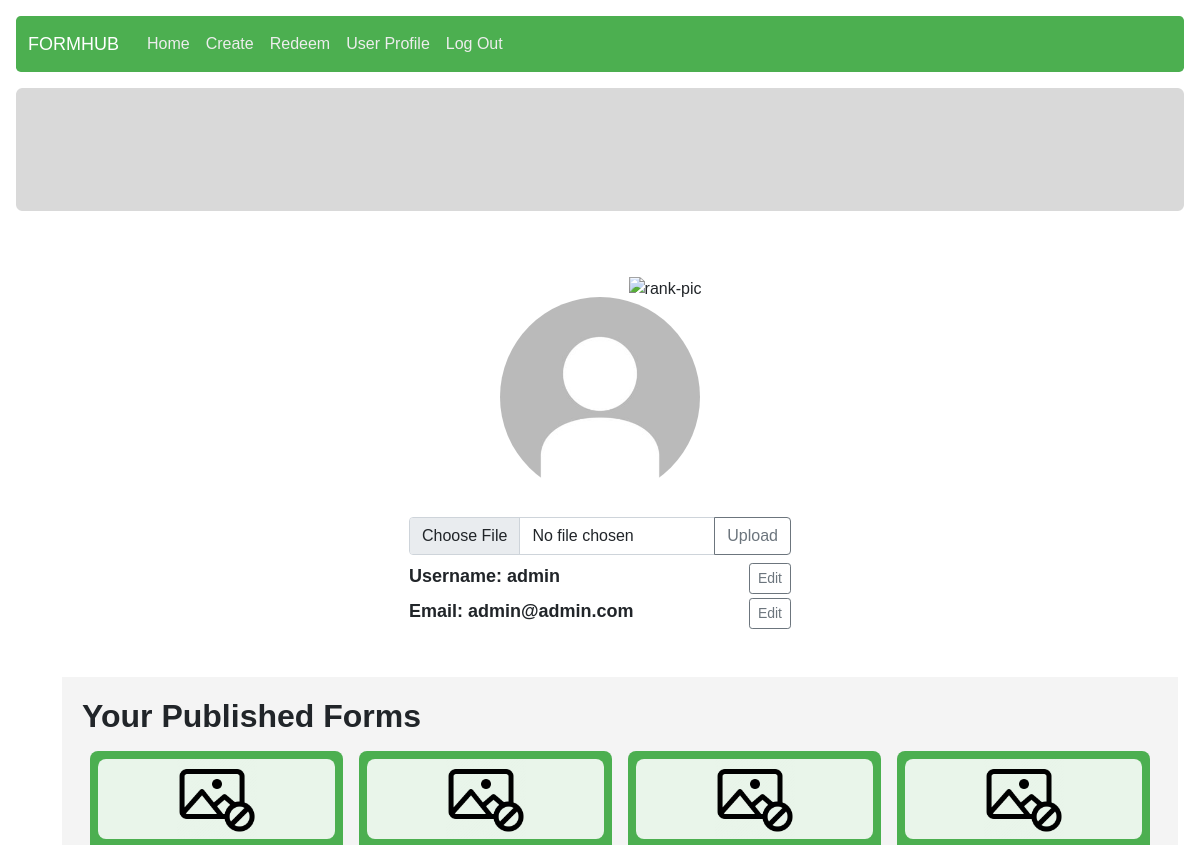
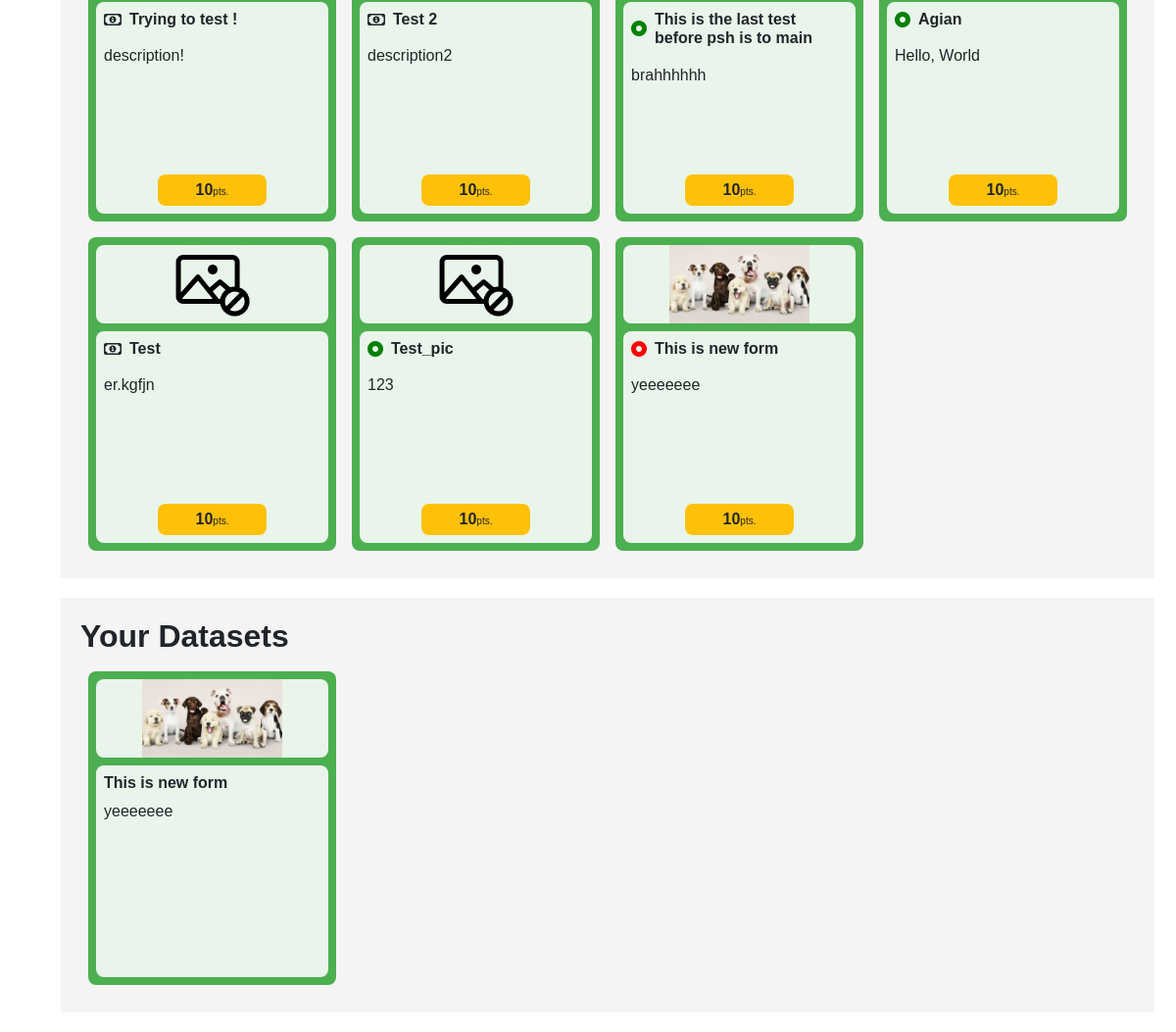
The page /account/ (signed in) on the database its author committed (2 pictures, top to bottom).
### authentication/models.py (models this page shows, shortened)
class User(AbstractUser):
    student_id = models.CharField(max_length = 10, null = True)
    profile_img = models.ImageField(
        upload_to="static/userprofile/imgs",
        null = True,
        default = "static/userprofile/imgs/default.jpg")

### form_management/models.py (models this page shows, shortened)
class Form(models.Model):
    owner = models.ForeignKey(User, on_delete = models.CASCADE)
    form_name = models.CharField(max_length = 125)
    description = models.CharField(max_length = 1000)
    category = models.ForeignKey(Category, on_delete = models.CASCADE, null = True)
    design = models.JSONField()
    creation_timestamp = models.DateTimeField(auto_now_add = True)
    publish_timestamp = models.DateTimeField(null = True)
    is_open = models.BooleanField(default = False)
    is_sale = models.BooleanField(default = False)
    form_point = models.ForeignKey(Point, on_delete = models.CASCADE, related_name="form_point")
    form_selling_point = models.ForeignKey(Point, on_delete = models.CASCADE, null = True, blank = True, related_name="form_selling_point")
    form_pic = models.ImageField(
        upload_to="static/form_management/imgs",
        null = True,
        default = "static/form_management/imgs/no-pic.png")

class Point(models.Model):
    form_size = models.CharField(max_length = 2)
    context = models.CharField(max_length = 3, null = True, blank = True, choices = POINT_CONTEXT) # SEL = Selling, ANS = answering
    point = models.IntegerField()
    description = models.CharField(max_length = 50, null = True, blank = True)
    lower_bound = models.IntegerField()
    upper_bound = models.IntegerField()

### userprofile/views.py (the view)
# urls.py: path("", views.index, name="index"),
@login_required
def index(request):
    user = User.objects.get(pk = request.user.id)
    user_forms = Form.objects.filter(owner = user)
    responses = PointTransaction.objects.filter(user_id = user)
    num_responses = len(responses)
    if num_responses >= 50:
        rank = 'https://icons.iconarchive.com/icons/iconarchive/badge-trophy/256/Badge-Trophy-21-icon.png'
    elif num_responses >= 25:
        rank = 'https://icons.iconarchive.com/icons/iconarchive/badge-trophy/256/Badge-Trophy-Diamond-4-icon.png'
    else:
        rank = 'https://icons.iconarchive.com/icons/iconarchive/badge-trophy/256/Badge-Trophy-Rubin-2-icon.png'
    dataset_transaction = PointTransaction.objects.filter(user_id=user, point__lt = 0)
    user_datasets = Form.objects.filter(id__in = dataset_transaction)
    return render(request, "userprofile/index.html", {
        "user_profile": user,
        "user_forms": user_forms,
        "rank": rank,
        "user_datasets": user_datasets,
        "form_section_title": "Your Published Forms"
    })

### templates/userprofile/index.html (shortened to what this page needs)
{% extends "layout.html" %}
{% load static %}
{% block extra_css %}
    <link rel="stylesheet" href="{% static 'userprofile/userprofile.css' %}">
    <link rel="stylesheet" href="{% static 'answering/index.css' %}">
{% endblock %}
{% block body %}
<div class="container" id ="profile">
    <div class="container mb-5" id="user-prof">
        <div class="container" style="display: flex; flex-direction: column; align-items: center;">
            <img style="height: 70px; width: auto;" src="{{ rank }}" alt="rank-pic" id="rank-pic">
            <img id="prof-pic" src="/{{ user_profile.profile_img }}" >
            {% if user_profile.username == user.username %}
                <div class="input-group">
                    <input type="file" class="form-control" id="fileupload" aria-describedby="inputGroupFileAddon04" aria-label="Upload">
                    <button class="btn btn-outline-secondary" type="button" id="inputGroupFileAddon04" onclick="uploadFile()">Upload</button>
                </div>
            {% endif %}
        </div>
        <div class="basics container my-2" id="your-rank">
            <div class="basic-info d-flex justify-content-between mb-1">
                <div id="acct_name">Username: {{ user_profile.username }}</div>
                {% if user_profile.username == user.username %}
                    <button type="button" class="btn btn-outline-secondary btn-sm edit-button" id="edit-acct-name">Edit</button>
                {% endif %}
            </div>
            <div class="basic-info d-flex justify-content-between mb-1">
                <div id="email">Email: {{ user_profile.email }}</div>
                {% if user_profile.username == user.username %}
                    <button type="button" class="btn btn-outline-secondary btn-sm edit-button" id="edit-mail">Edit</button>
                {% endif %}
            </div>
        </div>
    </div>
    <div class="container" id="user-prof-forms">
        <h2><strong>{{ form_section_title }}</strong></h2>
        <div class="all-forms d-flex flex-row flex-wrap">
            {% for form in user_forms %}
                <div class="form-card p-2 d-flex flex-column col-sm-6 col-md-4 col-lg-3" data-code="{{ form.id }}">
                    <div class="form p-2 d-flex flex-column">
                        <div class="img-container d-flex justify-content-center">
                            <img data-code="{{ form.id }}" src="/{{ form.form_pic }}" alt="no-photo">
                        </div>
                        <div class="form-meta-data mt-2 p-2">
                            <div class="header d-flex align-items-center mb-3">
                                {% if form.owner.username == user.username %}
                                    {% if not form.is_sale %}
                                        <i class="fa-solid fa-circle-dot status me-2 {% if form.is_open %} active {% else %} closed {% endif %}"></i>
                                    {% else %}
                                        <i class="fa-regular fa-money-bill-1 status me-2"></i>
                                    {% endif %}
                                {% endif %}
                                <h6 class="form-name my-0">{{ form.form_name }}</h6>
                            </div>
                            <div class="description">
                                {{ form.description }}
                            </div>
                            <div class="bottom-section mt-auto p-1">
                                <span class="point">{{ form.form_point.point }}</span><span class="unit">pts.</span>
                            </div>
                        </div>
                    </div>
                </div>
            {% empty %}
                <h3>No form</h3>
            {% endfor %}
        </div>
    </div>
    {% if user_profile.username == user.username and user_datasets %}
        <div class="container" id="user-prof-forms">
            <h2><strong>Your Datasets</strong></h2>
            <div class="all-forms d-flex flex-row flex-wrap">
                {% for dataset in user_datasets %}
                    <div class="form-card p-2 d-flex flex-column col-sm-6 col-md-4 col-lg-3" data-code="{{ form.id }}">
                        <div class="form p-2 d-flex flex-column">
                            <div class="img-container d-flex justify-content-center">
                                <img src="/{{ dataset.form_pic }}" alt="no-photo">
                            </div>
                            <div class="form-meta-data mt-2 p-2">
                                <h6 class="form-name">{{ dataset.form_name }}</h6>
                                <div class="description">
                                    {{ dataset.description }}
                                </div>
                            </div>
                        </div>
                    </div>
                {% empty %}
                    <h3>No Dataset</h3>
                {% endfor %}
            </div>
        </div>
    {% endif %}
</div>
{% endblock %}

### static/core/core.css (style rules this page uses)
* { margin: 0; padding: 0; box-sizing: border-box; font-family: Helvetica; }

### static/userprofile/userprofile.css (style rules this page uses)
#prof-pic { border-radius: 50%; width: 200px; height: 200px; margin-bottom:20px; }
#user-prof { max-width: 430px; }
#acct_name, #email { font-weight: bold; font-size: large; }
#rank-pic { position: relative; top: 50px; left: 65px; }
#user-prof-forms { margin: 20px; padding: 20px; background-color: #F4F4F4; }
.active { color: green; }
.closed { color: red; }

### static/answering/index.css (style rules this page uses)
:root { --main-bg: #4CAF50; --card-trans-bg: #FFFFFFE0; }

### rows shown on the page
User: profile_img (placeholder picture), username "admin", email "admin@admin.com"
Form: form_pic (placeholder picture), is_sale True (drawn), form_name "Trying to test !", description "description!", form_point.point "10"
Form: form_pic (placeholder picture), is_sale True (drawn), form_name "Test 2", description "description2", form_point.point "10"
Form: form_pic (placeholder picture), is_sale False (drawn), form_name "This is the last test before psh is to main", description "brahhhhhh", form_point.point "10"
Form: form_pic (placeholder picture), is_sale False (drawn), form_name "Agian", description "Hello, World", form_point.point "10"
Form: form_pic (placeholder picture), is_sale True (drawn), form_name "Test", description "er.kgfjn", form_point.point "10"
Form: form_pic (placeholder picture), is_sale False (drawn), form_name "Test_pic", description "123", form_point.point "10"
Form: shows a picture, is_sale False (drawn), form_name "This is new form", description "yeeeeeee", form_point.point "10"
